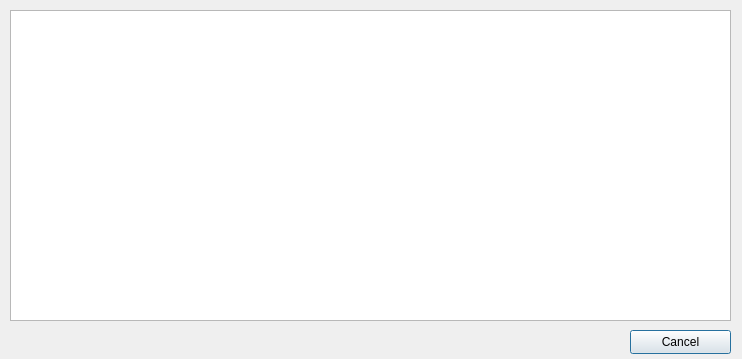
<?xml version="1.0" encoding="UTF-8"?>
<ui version="4.0">
 <class>CProgressDialog</class>
 <widget class="QDialog" name="CProgressDialog">
  <property name="geometry">
   <rect>
    <x>0</x>
    <y>0</y>
    <width>742</width>
    <height>359</height>
   </rect>
  </property>
  <property name="sizePolicy">
   <sizepolicy hsizetype="Fixed" vsizetype="Fixed">
    <horstretch>0</horstretch>
    <verstretch>0</verstretch>
   </sizepolicy>
  </property>
  <property name="minimumSize">
   <size>
    <width>742</width>
    <height>359</height>
   </size>
  </property>
  <property name="maximumSize">
   <size>
    <width>742</width>
    <height>359</height>
   </size>
  </property>
  <property name="windowTitle">
   <string>Load styles...</string>
  </property>
  <property name="windowIcon">
   <iconset resource="../res/inyokaedit_resources.qrc">
    <normaloff>:/images/inyokaedit_64x64.png</normaloff>:/images/inyokaedit_64x64.png</iconset>
  </property>
  <property name="autoFillBackground">
   <bool>false</bool>
  </property>
  <widget class="QTextEdit" name="textEditProcessOut">
   <property name="enabled">
    <bool>true</bool>
   </property>
   <property name="geometry">
    <rect>
     <x>10</x>
     <y>10</y>
     <width>721</width>
     <height>311</height>
    </rect>
   </property>
   <property name="readOnly">
    <bool>true</bool>
   </property>
  </widget>
  <widget class="QPushButton" name="pushButtonClosProc">
   <property name="geometry">
    <rect>
     <x>630</x>
     <y>330</y>
     <width>101</width>
     <height>24</height>
    </rect>
   </property>
   <property name="text">
    <string>Cancel</string>
   </property>
  </widget>
 </widget>
 <resources>
  <include location="../res/inyokaedit_resources.qrc"/>
 </resources>
 <connections/>
</ui>
